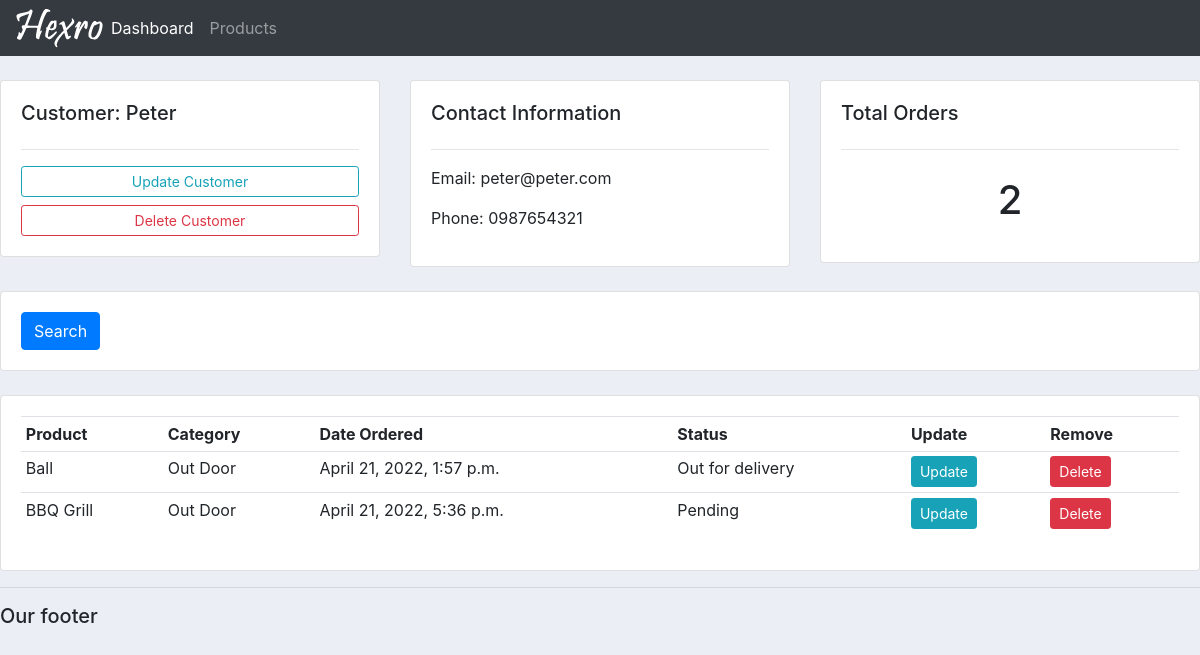
The app's page /customer/2/ with its own data.
### accounts/models.py (models this page shows, shortened)
class Customer(models.Model):
    name = models.CharField(max_length=200, null=True)
    phone = models.CharField(max_length=200, null=True)
    email = models.CharField(max_length=200, null=True)
    date_created = models.DateTimeField(auto_now_add=True, null=True)

class Order(models.Model):
    STATUS = (
        ('Pending', 'Pending'),
        ('Out for delivery', 'Out for delivery'),
        ('Delivered', 'Delivered'),
    )
    customer = models.ForeignKey(
        Customer, null=True, on_delete=models.SET_NULL)
    product = models.ForeignKey(Product, null=True, on_delete=models.SET_NULL)
    date_created = models.DateTimeField(auto_now_add=True, null=True)
    status = models.CharField(max_length=200, null=True, choices=STATUS)

class Product(models.Model):
    CATEGORY = (
        ('Indoor', 'Indoor'),
        ('Out Door', 'Out Door')
    )
    name = models.CharField(max_length=200, null=True)
    price = models.FloatField(null=True)
    category = models.CharField(max_length=200, null=True, choices=CATEGORY)
    description = models.CharField(max_length=200, null=True)
    date_created = models.DateTimeField(auto_now_add=True, null=True)
    tags = models.ManyToManyField(Tag)
    def __str__(self):
        return self.name

### accounts/views.py (the view)
# urls.py: path('customer/<str:pk>/', views.customer, name='customer'),
def customer(request, pk):
    customer = Customer.objects.get(id=pk)
    orders = customer.order_set.all()
    total_orders = orders.count()
    context = {'customer': customer, 'orders': orders,
               'total_orders': total_orders}
    return render(request, 'accounts/customer.html', context)

### accounts/templates/accounts/customer.html
{% extends 'accounts/main.html' %}
{% block content %}
<br>
<div class="row">
	<div class="col-md">
		<div class="card card-body">
			<h5>Customer: {{ customer.name}}</h5>
			<hr>
			<a class="btn btn-outline-info  btn-sm btn-block" href="">Update Customer</a>
			<a class="btn btn-outline-danger  btn-sm btn-block" href="">Delete Customer</a>
		</div>
	</div>
	<div class="col-md">
		<div class="card card-body">
			<h5>Contact Information</h5>
			<hr>
			<p>Email: {{customer.email}}</p>
			<p>Phone: {{customer.phone}}</p>
		</div>
	</div>
	<div class="col-md">
		<div class="card card-body">
			<h5>Total Orders</h5>
			<hr>
			<h1 style="text-align: center;padding: 10px">{{total_orders}}</h1>
		</div>
	</div>
</div>
<br>
<div class="row">
	<div class="col">
		<div class="card card-body">
			<form method="get">
		        <button class="btn btn-primary" type="submit">Search</button>
		    </form>
		</div>
	</div>
</div>
<br>
<div class="row">
	<div class="col-md">
		<div class="card card-body">
			<table class="table table-sm">
				<tr>
					<th>Product</th>
					<th>Category</th>
					<th>Date Ordered</th>
					<th>Status</th>
					<th>Update</th>
					<th>Remove</th>
				</tr>
				{% for order in orders %}
					<tr>
						<td>{{order.product}}</td>
						<td>{{order.product.category}}</td>
						<td>{{order.date_created}}</td>
						<td>{{order.status}}</td>
                        <td><a class="btn btn-sm btn-info" href="{% url 'update_order' order.id %}">Update</a></td>
                        <td><a class="btn btn-sm btn-danger" href="{% url 'delete_order' order.id %}">Delete</a></td>
					</tr>
				{% endfor %}
			</table>
		</div>
	</div>
</div>
{% endblock content %}

### static/css/main.css (style rules this page uses)
body { background-color: #ebeff5; }

### records on screen
Customer: name "Peter", email "peter@peter.com", phone "0987654321"
Order: product "Ball", product.category "Out Door", date_created "April 21, 2022, 1:57 p.m.", status "Out for delivery"
Order: product "BBQ Grill", product.category "Out Door", date_created "April 21, 2022, 5:36 p.m.", status "Pending"

### other values on screen
{{ total_orders }} "2"
